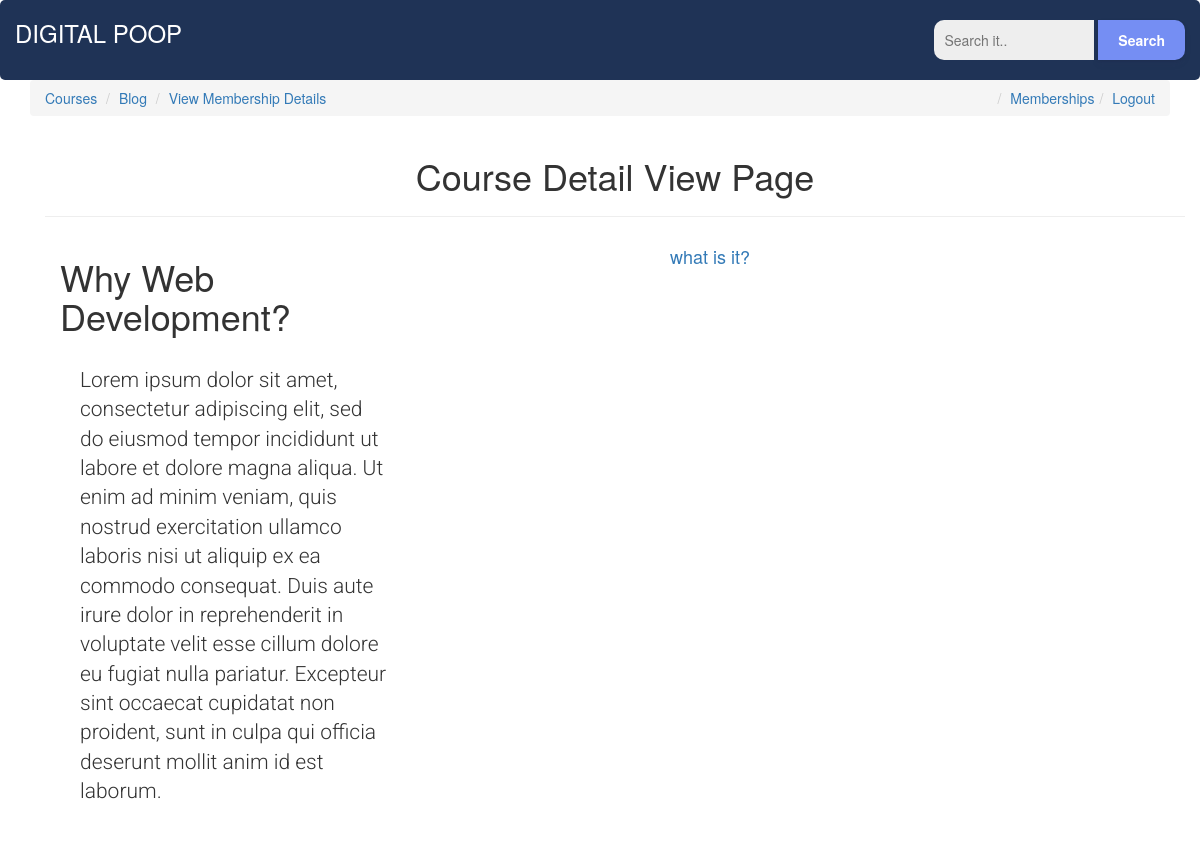
The page /courses/why_web_dev (signed in) on the database its author committed.
### courses/models.py (models this page shows, shortened)
class Course(models.Model):
    slug = models.SlugField()
    title = models.CharField(max_length=120)
    description = models.TextField()
    image = models.ImageField(null=True, blank=True)
    allowed_membership = models.ManyToManyField(Membership)
    @property
    def lessons(self): # grouping lessons with a course in a specific order
        return self.lesson_set.all().order_by('position')
    class Meta:
        db_table = 'Course'

class Lesson(models.Model):
    slug = models.SlugField()
    title = models.CharField(max_length=120)
    course = models.ForeignKey(Course, on_delete=models.SET_NULL, null=True)
    position = models.IntegerField()
    video_url = models.FileField(upload_to='videos/%Y/%m/$D/', null=True, blank=True)
    thumbnail = models.ImageField(upload_to='images/%Y/%m/$D/', null=True, blank=True)
    def get_absolute_url(self):
        return reverse('courses:lesson-detail', kwargs={'course_slug': self.course.slug, 'lesson_slug': self.slug})
    class Meta:
        db_table = 'Lesson'

### courses/views.py (the view)
# urls.py: path('<slug>', CourseDetailView.as_view(), name='detail'),
class CourseDetailView(DetailView):
    model = Course

### courses/templates/courses/course_detail.html
{% extends 'courses/base.html' %}
{% block content %}
<div class="container">
    <div class="row">
            <h1 class="text-center">Course Detail View Page</h1>
            <hr>
        <div class="col-sm-4 col-md-4">
            <h1>{{ object.title }}</h1>
            <p class="lead">{{ object.description }}</p>
            </div>
            <div class="col-sm-6 col-md-6">
            <table class="table table-bordered">
             <tbody>
                {% for lesson in object.lessons %}
                <tr class="active">
                  <a href="{{ lesson.get_absolute_url }}">
                     <h4 class="text-center">{{ lesson.title }}</h4>
                  </a>
                </tr>
                {% endfor %}
             </tbody>
        </table>
        </div>
    </div>
</div>
{% endblock content%}

### memberships/static/css/main.css (style rules this page uses)
html { box-sizing: border-box; }
.row { margin-left:auto; margin-right:auto; }
.lead { padding: 20px; font-family: 'Roboto', sans-serif; }

### rows shown on the page
Course: title "Why Web Development?", description "Lorem ipsum dolor sit amet, consectetur adipiscing elit, sed do eiusmod tempor incididunt ut labore et dolore magna aliqua. Ut enim ad minim veniam, quis nostrud exercitation ullamco laboris nisi ut aliquip ex ea commodo consequat. Duis aute irure dolor in reprehenderit in voluptate velit esse cillum dolore eu fugiat nulla pariatur. Excepteur sint occaecat cupidatat non proident, sunt in culpa qui officia deserunt mollit anim id est laborum."
Lesson: title "what is it?"
